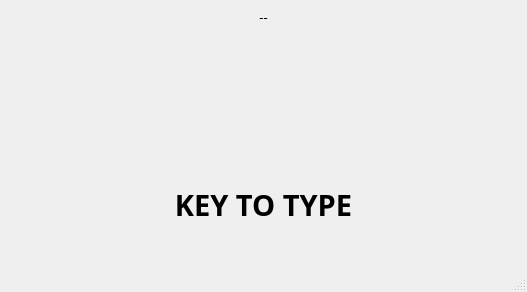
<?xml version="1.0" encoding="UTF-8"?>
<ui version="4.0">
 <class>MainWindow</class>
 <widget class="QMainWindow" name="MainWindow">
  <property name="geometry">
   <rect>
    <x>0</x>
    <y>0</y>
    <width>527</width>
    <height>292</height>
   </rect>
  </property>
  <property name="windowTitle">
   <string>Mapping Trainer</string>
  </property>
  <widget class="QWidget" name="centralwidget">
   <layout class="QVBoxLayout" name="verticalLayout">
    <item>
     <widget class="QLabel" name="label_keysPerSecond">
      <property name="maximumSize">
       <size>
        <width>16777215</width>
        <height>16</height>
       </size>
      </property>
      <property name="font">
       <font>
        <family>Cascadia Code</family>
        <pointsize>10</pointsize>
       </font>
      </property>
      <property name="text">
       <string>--</string>
      </property>
      <property name="alignment">
       <set>Qt::AlignCenter</set>
      </property>
     </widget>
    </item>
    <item>
     <widget class="QLabel" name="label_keysPressed">
      <property name="font">
       <font>
        <family>Cascadia Code</family>
        <pointsize>22</pointsize>
        <weight>75</weight>
        <bold>true</bold>
       </font>
      </property>
      <property name="text">
       <string/>
      </property>
      <property name="alignment">
       <set>Qt::AlignCenter</set>
      </property>
     </widget>
    </item>
    <item>
     <widget class="QLabel" name="label_keyPrompt">
      <property name="font">
       <font>
        <family>Cascadia Code</family>
        <pointsize>22</pointsize>
        <weight>75</weight>
        <bold>true</bold>
       </font>
      </property>
      <property name="text">
       <string>KEY TO TYPE</string>
      </property>
      <property name="alignment">
       <set>Qt::AlignCenter</set>
      </property>
     </widget>
    </item>
   </layout>
  </widget>
  <widget class="QMenuBar" name="menubar">
   <property name="geometry">
    <rect>
     <x>0</x>
     <y>0</y>
     <width>527</width>
     <height>26</height>
    </rect>
   </property>
  </widget>
  <widget class="QStatusBar" name="statusbar"/>
 </widget>
 <resources/>
 <connections/>
</ui>
